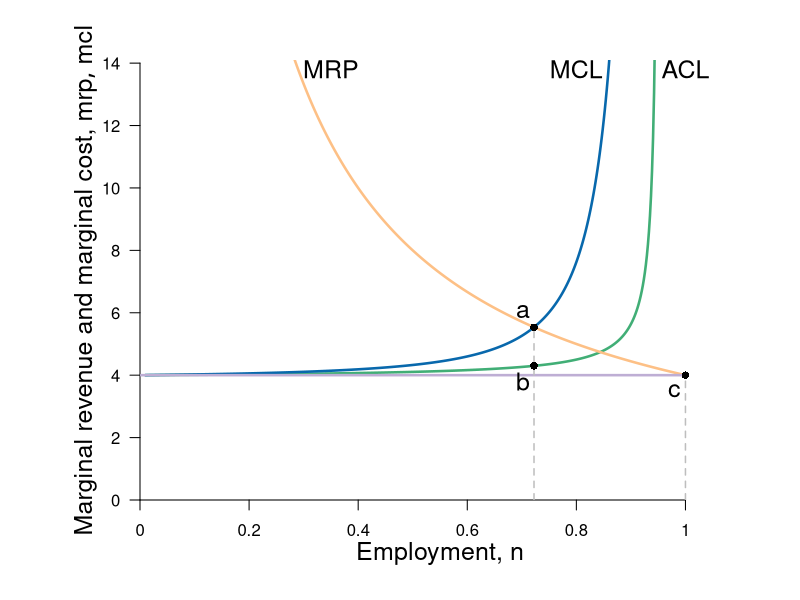
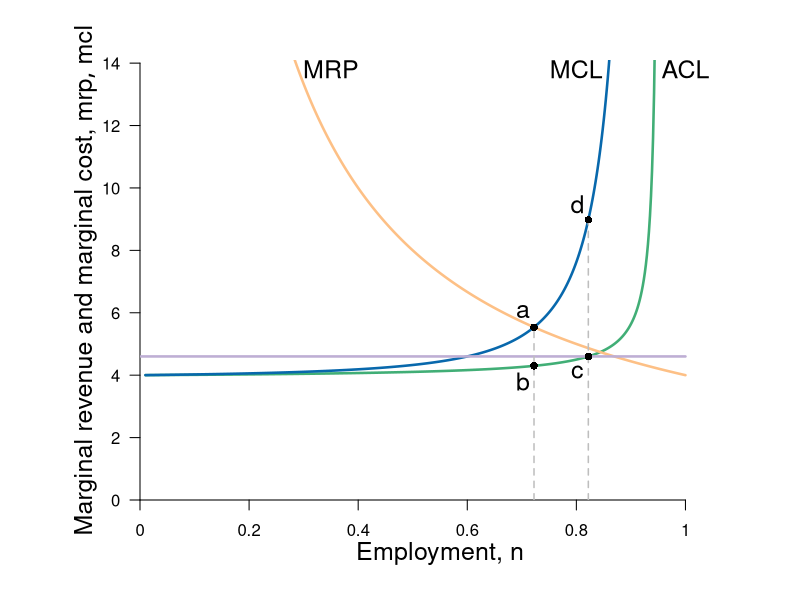
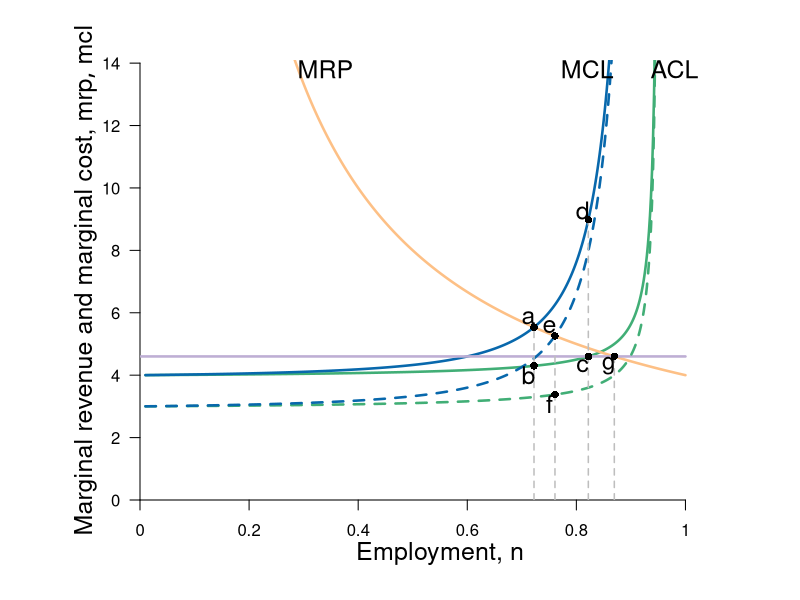

Write the R code that produced these figures, in order.
require(shape, rootSolve)

#define functions
Delta <- function(n,v=0.05){
  1-v*n / (1-n)
}

ACL <- function(n, a = 1, tau = 0.5, v = 0.05, b = 2, s = 0) {
  a / ( tau * Delta(n,v) ) + b - s
}


MCL <- function(n,a=1,tau = 0.5 , v = 0.05, b = 2, s= 0) {
  d_Delta <- function(n,v= 0.05){
    -v/(1-n)^2
  }
  d_ACL <- function(n,a=1,tau = 0.5 , v = 0.05, b = 2, s= 0){
    - a*d_Delta(n,v) / (tau * Delta(n,v)^2)
  }
  ACL(n,a,tau,v,b,s) + n * d_ACL(n, a,tau, v, b, s)
}

MRP<-function(n){
  4/n
}
# solve the level of employment in different setting.
employment <- function(a=1,tau = 0.5 , v = 0.05, b = 2, s = 0, min = FALSE){
  ## return the employment level
  ## The four cases: 
  ## No EITC, no min wage:  employment()
  ## No EITC, min = 4.6: employment(min =  4.6)
  ## EITC, no min wage: employment(s=1)
  ## EITC, min = 4.6: employment(min = 4.6, s = 1)
  nmax <- 1/(1+v)-0.001
  if (min == FALSE){
    n <- uniroot(MRP_eq_MCL(n,a,tau,v,b,s),c(0.0001,nmax))$root
  } else{
    n1 <- uniroot(MRP_eq_min(n, min),c(0.0001,nmax))$root
    n2 <- uniroot(ACL_eq_min(n, a, tau, v, b, s, min),c(0.0001,nmax))$root
    n <- min(n1,n2)
  }
  return(n)
}

MRP_eq_MCL <- function(n,a=1,tau = 0.5 , v = 0.05, b = 2, s = 0){
  equation <- function(n){
    MRP(n) - MCL(n,a,tau,v, b, s)
  }
}
ACL_eq_min <- function(n, a = 1, tau = 0.5, v = 0.05, b = 2, s = 0, min = 4.6){
  equation<-function(n){
    ACL(n,a,tau,v,b,s)-min
  }
}
MRP_eq_min <- function(n,min=4.6){
  equation <- function(n){
    MRP(n) - min
  }
}
Min <- function(n, min = 4.6){
  min*n/n
}

                                        #Set parameters for graphics
axislabelsize <- 1.5
graphlinewidth <- 2.5
segmentlinewidth <- 1.5

COL <- c("#7fc97f", "#beaed4", "#fdc086", "#ffff99", "#386cb0", "#f0027f", "#bf5b17", "#666666")
COLA <- c("#99d8c9","#66c2a4","#41ae76", "#238b45", "#005824")
COLB <- c("#4eb3d3", "#2b8cbe", "#0868ac","#084081")

ylims <- c(0, 14.1)
xlims <- c(0, 1.1)
npts <- 501
x <- seq(xlims[1], xlims[2], length.out = npts)
y <- seq(ylims[1], ylims[2], length.out = npts) 
                                     # first plot: competitive vs monopsony
pdf(file = "employment/monopsony_minwage1.pdf", width = 12, height = 10)
par(mar =  c(5, 7, 3, 3))

plot(0, 0, xlim = xlims, ylim = ylims, type = "n",
     xlab = expression(paste("")),
     ylab = expression(paste("")), 
     xaxt = "n", 
     yaxt = "n", 
     cex.lab = axislabelsize, 
     bty = "n", 
     xaxs="i", 
     yaxs="i"
)

ticksx <- seq(from = 0, to = xlims[2], by = 0.2)
xlabels <- seq(from = 0, to = xlims[2], by = 0.2)
ticksy <- seq(from = 0, to = ylims[2], by = 2)
ylabels <- seq(from = 0, to = ylims[2], by = 2)

axis(1, at = ticksx, pos = 0, labels = xlabels)
axis(2, at = ticksy, pos = 0, labels = ylabels, las = 1)

npts <- 500 
xx1 <- seq(0.01, 0.95, length.out = npts)
xx2 <- seq(0,1, length.out = npts*1.06)

#Draw the graphs
lines(xx1, ACL(xx1), col = COLA[3], lwd  = graphlinewidth)
lines(xx1, MCL(xx1), col = COLB[3], lwd = graphlinewidth)
lines(xx2, MRP(xx2), col = COL[3], lwd = graphlinewidth)
lines(xx2,Min(xx2,4), col = COL[2],lwd = graphlinewidth)
#lines(xx1, Min(xx1), col = COL[6], lwd = graphlinewidth)
# with s=1
## lines(xx1, ACL(xx1, s = 1), col = COLA[3], lwd = graphlinewidth, lty= 3)
## lines(xx1, MCL(xx1, s = 1), col = COLB[1], lwd = graphlinewidth,lty = 3)

#Axis labels
mtext(expression(paste("Employment, ", n)), side = 1, line = 2.5, cex = axislabelsize)
text(-0.1, 0.5*ylims[2], expression(paste("Marginal revenue and marginal cost, ", list(mrp, mcl) )), xpd = TRUE, cex = axislabelsize, srt = 90) 


#add segments
segments(employment(), 0, employment(), MRP(employment()), lty = 2, col = "gray", lwd = segmentlinewidth)
segments(1, 0, 1, MRP(1), lty = 2, col = "gray", lwd = segmentlinewidth)

## add points

points(employment(), ACL(employment()), pch = 16, col = "black", cex = 1)
points(employment(), MRP(employment()), pch = 16, col = "black", cex = 1)
points(1, MRP(1), pch = 16, col = "black", cex = 1)
                                        # add labels
text(1, 13.8, "ACL", cex = axislabelsize)
text(0.8, 13.8, "MCL", cex = axislabelsize)
text(0.35, 13.8, "MRP", cex = axislabelsize)
text(employment()-0.02,ACL(employment())-0.5 , "b", cex = axislabelsize)
text(employment()-0.02,MCL(employment())+0.5 , "a", cex = axislabelsize)
text(1-0.02,4-0.5 , "c", cex = axislabelsize)
dev.off()
                                    # second plot:  monopsony and minwage
pdf(file = "employment/monopsony_minwage2.pdf", width = 12, height = 10)
par(mar =  c(5, 7, 3, 3))

plot(0, 0, xlim = xlims, ylim = ylims, type = "n",
     xlab = expression(paste("")),
     ylab = expression(paste("")), 
     xaxt = "n", 
     yaxt = "n", 
     cex.lab = axislabelsize, 
     bty = "n", 
     xaxs="i", 
     yaxs="i"
)


axis(1, at = ticksx, pos = 0, labels = xlabels)
axis(2, at = ticksy, pos = 0, labels = ylabels, las = 1)

#Draw the graphs
lines(xx1, ACL(xx1), col = COLA[3], lwd  = graphlinewidth)
lines(xx1, MCL(xx1), col = COLB[3], lwd = graphlinewidth)
lines(xx2, MRP(xx2), col = COL[3], lwd = graphlinewidth)
lines(xx2,Min(xx2), col = COL[2],lwd = graphlinewidth)

#Axis labels
mtext(expression(paste("Employment, ", n)), side = 1, line = 2.5, cex = axislabelsize)
text(-0.1, 0.5*ylims[2], expression(paste("Marginal revenue and marginal cost, ", list(mrp, mcl) )), xpd = TRUE, cex = axislabelsize, srt = 90) 


#add segments
segments(employment(), 0, employment(), MRP(employment()), lty = 2, col = "gray", lwd = segmentlinewidth)
segments(employment(min = 4.6), 0, employment(min =  4.6), MCL(employment(min = 4.6)), lty = 2, col = "gray", lwd = segmentlinewidth)

## add points

points(employment(), ACL(employment()), pch = 16, col = "black", cex = 1)
points(employment(), MRP(employment()), pch = 16, col = "black", cex = 1)
points(employment(min=4.6), MCL(employment(min=4.6)), pch = 16, col = "black", cex = 1)
points(employment(min=4.6), Min(employment(min=4.6)), pch = 16, col = "black", cex = 1)
                                        # add labels
text(1, 13.8, "ACL", cex = axislabelsize)
text(0.8, 13.8, "MCL", cex = axislabelsize)
text(0.35, 13.8, "MRP", cex = axislabelsize)
text(employment()-0.02,ACL(employment())-0.5 , "b", cex = axislabelsize)
text(employment()-0.02,MCL(employment())+0.5 , "a", cex = axislabelsize)
text(employment(min = 4.6)-0.02,ACL(employment(min = 4.6))-0.5 , "c", cex = axislabelsize)
text(employment(min = 4.6)-0.02,MCL(employment(min =  4.6))+0.5 , "d", cex = axislabelsize)

dev.off()
                                        # third plot:  monopsony, minwage and EITC
pdf(file = "employment/monopsony_minwage3.pdf", width = 15, height = 12)
par(mar =  c(5, 7, 3, 3))

plot(0, 0, xlim = xlims, ylim = ylims, type = "n",
     xlab = expression(paste("")),
     ylab = expression(paste("")), 
     xaxt = "n", 
     yaxt = "n", 
     cex.lab = axislabelsize, 
     bty = "n", 
     xaxs="i", 
     yaxs="i"
)


axis(1, at = ticksx, pos = 0, labels = xlabels)
axis(2, at = ticksy, pos = 0, labels = ylabels, las = 1)

#Draw the graphs
lines(xx1, ACL(xx1), col = COLA[3], lwd  = graphlinewidth)
lines(xx1, MCL(xx1), col = COLB[3], lwd = graphlinewidth)
lines(xx2, MRP(xx2), col = COL[3], lwd = graphlinewidth)
lines(xx2,Min(xx2), col = COL[2],lwd = graphlinewidth)
# with s=1
lines(xx1, ACL(xx1, s = 1), col = COLA[3], lwd = graphlinewidth, lty= 2)
lines(xx1, MCL(xx1, s = 1), col = COLB[3], lwd = graphlinewidth,lty = 2)

#Axis labels
mtext(expression(paste("Employment, ", n)), side = 1, line = 2.5, cex = axislabelsize)
text(-0.1, 0.5*ylims[2], expression(paste("Marginal revenue and marginal cost, ", list(mrp, mcl) )), xpd = TRUE, cex = axislabelsize, srt = 90) 


#add segments
segments(employment(), 0, employment(), MRP(employment()), lty = 2, col = "gray", lwd = segmentlinewidth)
segments(employment(min = 4.6), 0, employment(min =  4.6), MCL(employment(min = 4.6)), lty = 2, col = "gray", lwd = segmentlinewidth)
segments(employment(min = 4.6, s=1), 0, employment(min =  4.6, s=1), MRP(employment(min = 4.6, s= 1)), lty = 2, col = "gray", lwd = segmentlinewidth)
segments(employment(s=1), 0, employment(s=1), MRP(employment(s= 1)), lty = 2, col = "gray", lwd = segmentlinewidth)
## add points

points(employment(), ACL(employment()), pch = 16, col = "black", cex = 1)
points(employment(), MRP(employment()), pch = 16, col = "black", cex = 1)
points(employment(min=4.6), MCL(employment(min=4.6)), pch = 16, col = "black", cex = 1)
points(employment(min=4.6), Min(employment(min=4.6)), pch = 16, col = "black", cex = 1)
#with s=1
points(employment(s=1), ACL(s=1,employment(s=1)), pch = 16, col = "black", cex = 1)
points(employment(s=1), MRP(employment(s=1)), pch = 16, col = "black", cex = 1)
points(employment(min=4.6,s=1), MCL(s=1,employment(min=4.6,s=1)), pch = 16, col = "black", cex = 1)
points(employment(min=4.6,s=1), Min(employment(min=4.6,s=1)), pch = 16, col = "black", cex = 1)

                                        # add labels
text(0.98, 13.8, "ACL", cex = axislabelsize)
text(0.82, 13.8, "MCL", cex = axislabelsize)
text(0.34, 13.8, "MRP", cex = axislabelsize)
text(employment()-0.01,ACL(employment())-0.3 , "b", cex = axislabelsize)
text(employment()-0.01,MCL(employment())+0.3 , "a", cex = axislabelsize)
text(employment(min = 4.6)-0.01,ACL(employment(min = 4.6))-0.3 , "c", cex = axislabelsize)
text(employment(min = 4.6)-0.01,MCL(employment(min =  4.6))+0.3 , "d", cex = axislabelsize)
text(employment(s=1)-0.01,ACL(s=1,employment(s=1))-0.3 , "f", cex = axislabelsize)
text(employment(s=1)-0.01,MCL(employment(s=1),s=1)+0.3 , "e", cex = axislabelsize)
text(employment(s=1, min = 4.6)-0.01,4.6-0.3 , "g", cex = axislabelsize)
dev.off()
